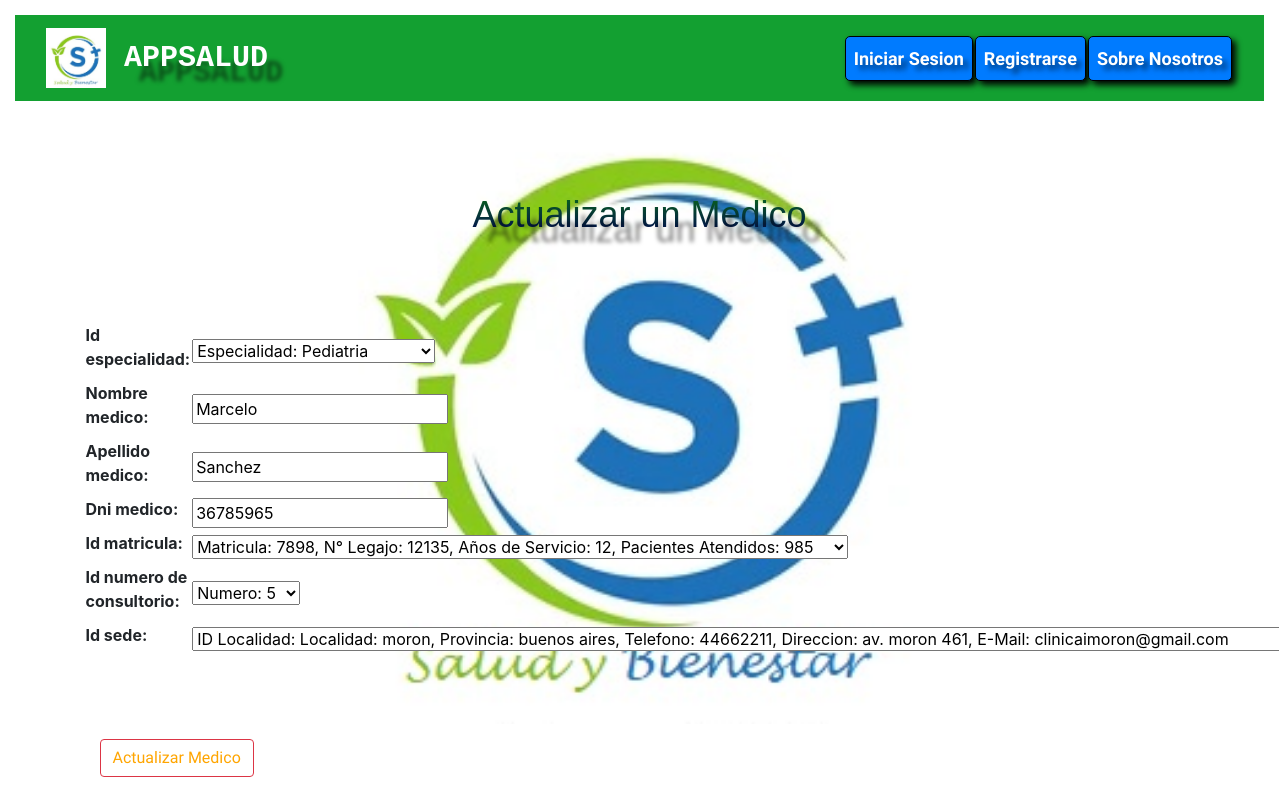
/actualizar_medico/1/, run on the app's committed database.
### AppSalud/models.py (models this page shows, shortened)
class Medicos(models.Model):
    id_especialidad = models.ForeignKey(Especialidad, on_delete=models.CASCADE)
    nombre_medico = models.CharField(max_length=30)
    apellido_medico = models.CharField(max_length=30)
    dni_medico = models.IntegerField(max_length=30)
    id_matricula = models.ForeignKey(Matricula, on_delete=models.CASCADE)
    id_numero_de_consultorio = models.ForeignKey(Consultorio, on_delete=models.CASCADE)
    id_sede = models.ForeignKey(Sede_Clinica, on_delete=models.CASCADE)

### AppSalud/views.py (the view)
# urls.py: path('actualizar_medico/<medico_id>/', views.actualizar_Medico, name='Actualizar_Medico'),
def actualizar_Medico(request, medico_id):
    medico = Medicos.objects.get(id=medico_id)
    if request.method == 'POST':
        form = crear_Medico_forms(request.POST)
        if form.is_valid():
            formulario_limpio = form.cleaned_data
            medico.id_especialidad = formulario_limpio['id_especialidad']
            medico.nombre_medico = formulario_limpio['nombre_medico']
            medico.apellido_medico = formulario_limpio['apellido_medico']
            medico.dni_medico = formulario_limpio['dni_medico']
            medico.id_matricula = formulario_limpio['id_matricula']
            medico.id_numero_de_consultorio = formulario_limpio['id_numero_de_consultorio']
            medico.id_sede = formulario_limpio['id_sede']
            medico.save()
            return redirect('Medicos')
    else:
        form = crear_Medico_forms(initial={'id_especialidad': medico.id_especialidad, 'nombre_medico': medico.nombre_medico, 'apellido_medico': medico.apellido_medico, 'dni_medico': medico.dni_medico, 'id_matricula': medico.id_matricula, 'id_numero_de_consultorio': medico.id_numero_de_consultorio, 'id_sede': medico.id_sede})
    return render(request, 'AppSalud/actualizar_medico.html', {'form': form})

### AppSalud/forms.py
class crear_Medico_forms(forms.Form):
    id_especialidad = forms.ModelChoiceField(queryset=Especialidad.objects.all())
    nombre_medico = forms.CharField(max_length=30)
    apellido_medico = forms.CharField(max_length=30)
    dni_medico = forms.IntegerField()
    id_matricula = forms.ModelChoiceField(queryset=Matricula.objects.all())
    id_numero_de_consultorio = forms.ModelChoiceField(queryset=Consultorio.objects.all())
    id_sede = forms.ModelChoiceField(queryset=Sede_Clinica.objects.all())

### AppSalud/models.py (called while the page is built)
    def __str__(self):
        return f"Localidad: {self.localidad}, Provincia: {self.provincia}"

    def __str__(self):
        return f"ID Localidad: {self.id_localidad}, Telefono: {self.telefono_sede}, Direccion: {self.direccion_sede}, E-Mail: {self.email_sede}"

    def __str__(self):
        return f"Numero: {self.id_numero}"

    def __str__(self):
        return f"Especialidad: {self.nombre_especialidad}"

    def __str__(self):
        return f"Matricula: {self.matricula}, N° Legajo: {self.numero_legajo}, Años de Servicio: {self.años_de_servicio}, Pacientes Atendidos: {self.pacientes_atendidos}"

### AppSalud/Templates/AppSalud/actualizar_medico.html (shortened to what this page needs)
{% extends 'AppSalud/base.html' %}
{% load static %}
{% block codigoDinamico %}
<div class="container">
    <form action="" method="post">
        <br> <br>
        <h1>Actualizar un Medico</h1>
        <br> <br>
        <table>
            {{form.as_table}}
        </table>
        <br> <br>
        <div class="container">
            <button type="submit" class="btn btn-outline-danger" style='color: orange;'>Actualizar Medico</button>
        </div>
    </form>
</div>
{% endblock %}

### AppSalud/static/styles.css (style rules this page uses)
body { background-image: url('salud.jpg'); background-size: 50%; background-position: center ; background-repeat: no-repeat; background-color: rgb(255, 255, 255); padding-left: 15px; padding-right: 15px; padding-top: 15px; padding-bottom: 15px; background-attachment:fixed; }
.container { margin-top: 5px; }
h1 { color: transparent; background: linear-gradient(0deg, #020457, #096b16); -webkit-background-clip: text; background-clip: text; font-size: 36px; text-shadow: 15px 15px 4px rgba(0, 0, 0, 0.5); font-family: 'Lucida Sans', 'Lucida Sans Regular', 'Lucida Grande', 'Lucida Sans Unicode', Geneva, Verdana, sans-serif; text-align: center; background-color: #131212; -webkit-background-clip: text; background-clip: text; }
form { display: flex; flex-direction: column; gap: 15px; }

### data on the page
Medicos: id_especialidad "Especialidad: Pediatria", nombre_medico "Marcelo", apellido_medico "Sanchez", dni_medico "36785965", id_matricula "Matricula: 7898, N° Legajo: 12135, Años de Servicio: 12, Pacientes Atendidos: 985", id_numero_de_consultorio "Numero: 5", id_sede "ID Localidad: Localidad: moron, Provincia: buenos aires, Telefono: 44662211, Direccion: av. moron 461, E-Mail: clinicaimoron@gmail.com"
